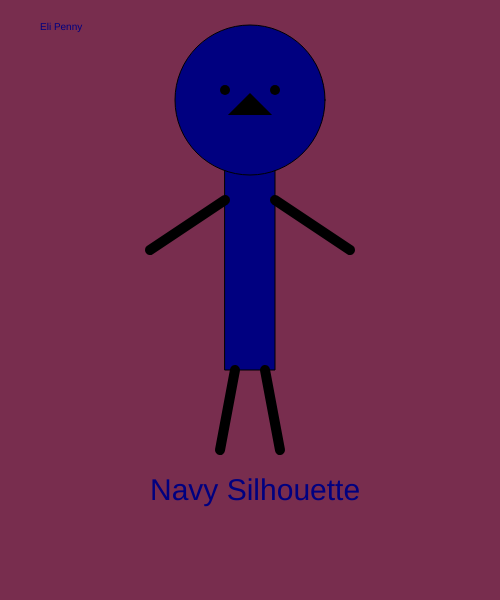
Frame 1 (no input)
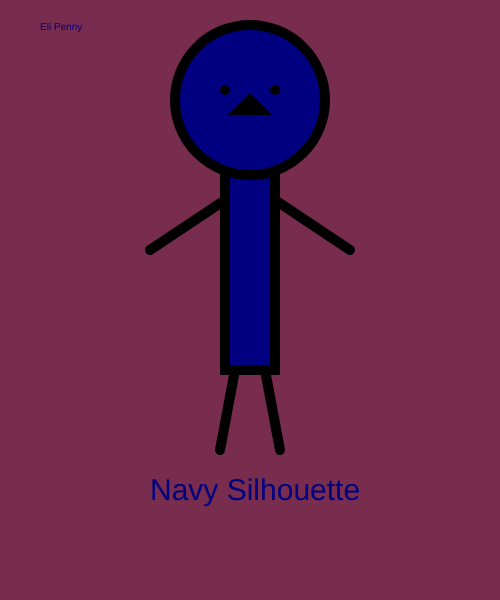
Frame 60 (no input)
Frame 120 (the mouse pressed at the canvas centre since frame 60): identical to frame 60, image omitted

The p5.js sketch that drew these frames (run headless with seeded random() and noise() and a simulated clock; from frame 60 on, the mouse is pressed at the canvas centre):

// p5.js sketch
// ── sketch.js
function setup()

{
    createCanvas (500, 600);


}

function draw()

{
   
background (120, 45, 78);
fill ('navy');
rect (225, 170, 50, 200);
circle (250 , 100, 150);
strokeWeight (10);
point ( 225, 90);
point (275,90);
triangle (240, 110, 250, 100, 260, 110);
line (225, 200, 150, 250);
line (275, 200, 350, 250);
line (235, 370, 220, 450);
line (265, 370, 280, 450);
textSize (30);
text ('Navy Silhouette', 150, 500);
textSize (10);
text ('Eli Penny', 40, 30);









}
